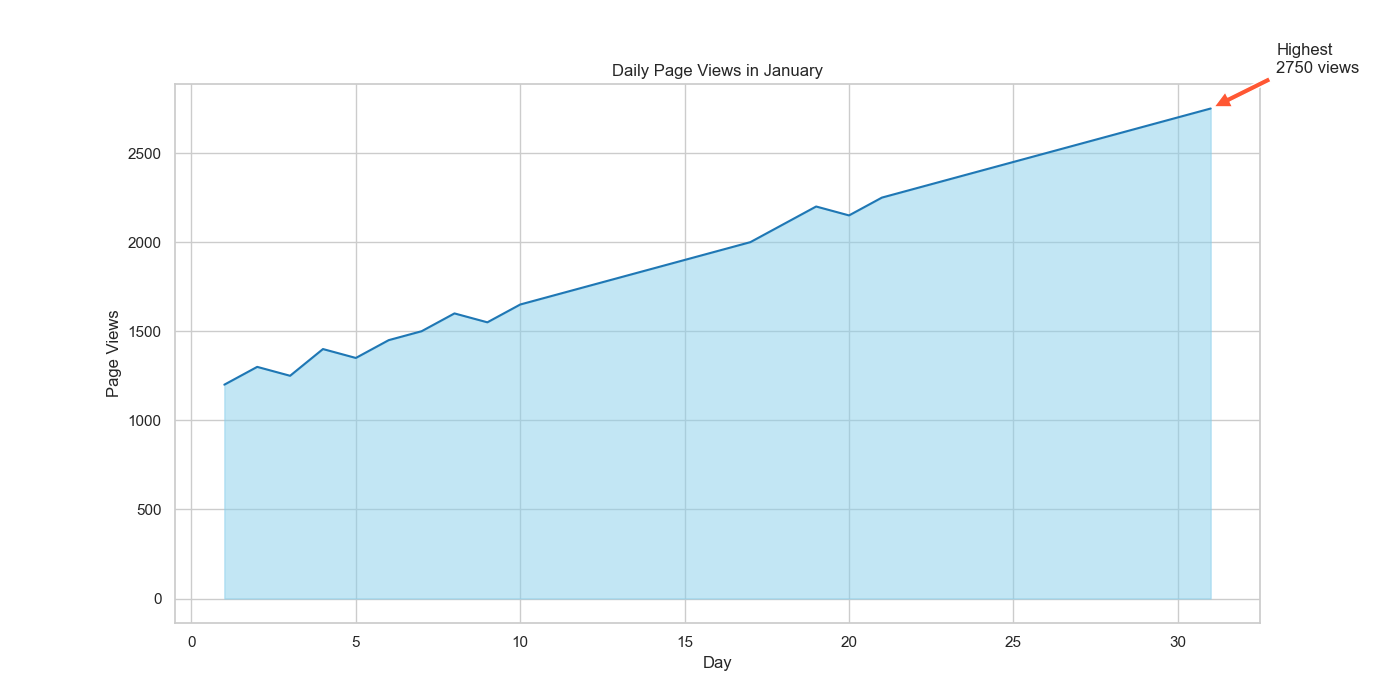

This figure's Python source:

import pandas as pd
import seaborn as sns
import matplotlib.pyplot as plt

# Create the DataFrame directly
data = pd.DataFrame({
    'Day': range(1, 32),
    'PageViews': [1200, 1300, 1250, 1400, 1350, 1450, 1500, 1600, 1550, 1650, 
                  1700, 1750, 1800, 1850, 1900, 1950, 2000, 2100, 2200, 2150,
                  2250, 2300, 2350, 2400, 2450, 2500, 2550, 2600, 2650, 2700, 2750]
})

plt.figure(figsize=(14, 7))
sns.set_theme(style="whitegrid")

# Creating an area chart
ax = sns.lineplot(data=data, x='Day', y='PageViews', color='#1f77b4')
ax.fill_between(data.Day, data.PageViews, color="#87CEEB", alpha=0.5)

# Annotating the highest page views
highest_views = data.PageViews.max()
highest_day = data.Day[data.PageViews.idxmax()]
plt.annotate(f'Highest\n{highest_views} views', xy=(highest_day, highest_views), xytext=(highest_day+2, highest_views+200),
             arrowprops=dict(facecolor='#FF5733', shrink=0.05))

# Adding chart title and labels
plt.title('Daily Page Views in January')
plt.xlabel('Day')
plt.ylabel('Page Views')

# Display the chart
plt.show()
